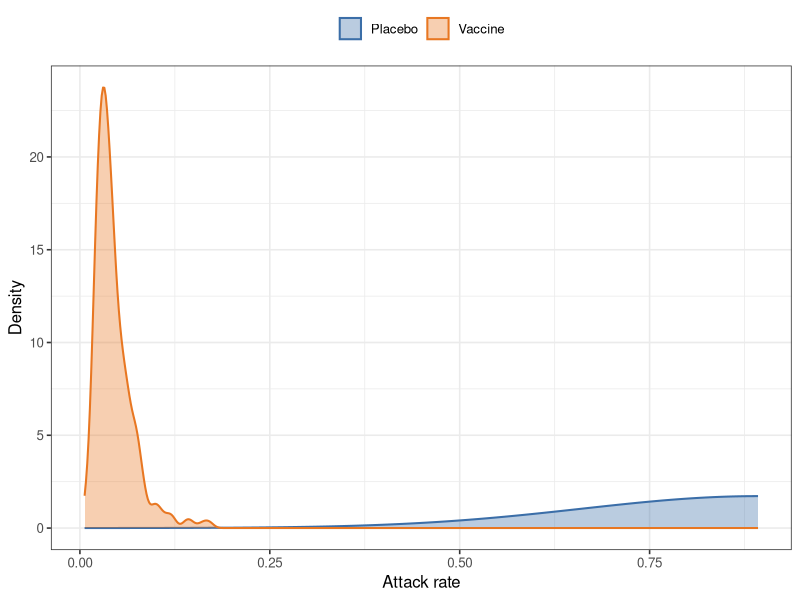
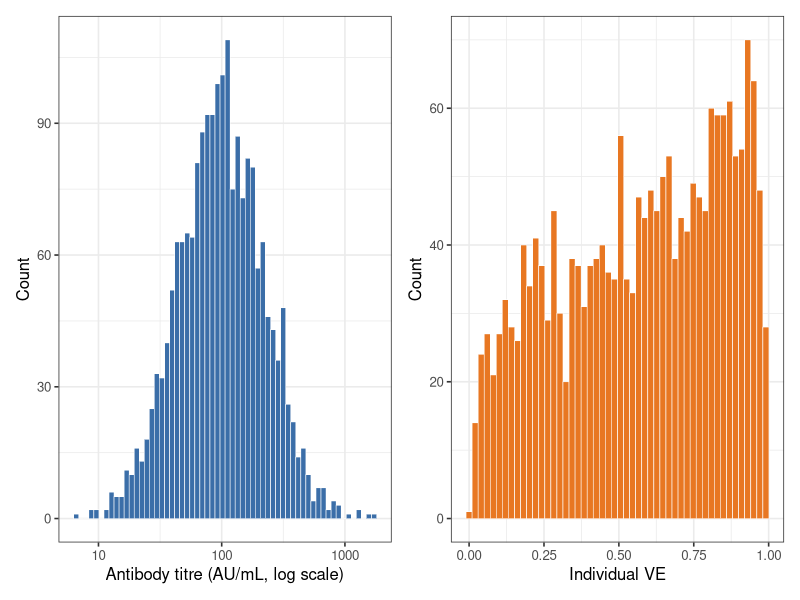

Here is the R script that generated these plots, in order:
## ---- chunk 1
library(deSolve)
library(ggplot2)
library(dplyr)
library(tidyr)
library(patchwork)
## ---- chunk 2
set.seed(42)
n <- 2000

# Titre distribution (log-normal)
mu_log <- log(100)
sigma_log <- 0.8
Ti <- rlnorm(n, meanlog = mu_log, sdlog = sigma_log)

# Hill model for VE
EC50 <- 80; k <- 2
VEi <- Ti^k / (Ti^k + EC50^k)

# SIR for each arm
sir_attack <- function(R0, VE_vec, N = 1000, I0 = 1, dt = 0.1, tmax = 200) {
  n_ind <- length(VE_vec)
  # Mean VE for the arm
  mean_beta_reduction <- mean(1 - VE_vec)
  S <- N - I0; I <- I0; R <- 0
  gamma <- 0.1
  beta0 <- R0 * gamma / N
  beta  <- beta0 * mean_beta_reduction
  t <- 0
  while (I > 0.5 && t < tmax) {
    dS <- -beta * S * I
    dI <-  beta * S * I - gamma * I
    dR <-  gamma * I
    S <- S + dS * dt
    I <- I + dI * dt
    R <- R + dR * dt
    t <- t + dt
  }
  R / N  # attack rate
}

# Bootstrap trial simulations
n_trials <- 500
R0 <- 2.5

# Vaccinated arm: random subset of virtual patients
vacc_ar <- replicate(n_trials, {
  idx <- sample(n, 200, replace = FALSE)
  sir_attack(R0, VEi[idx])
})

# Placebo arm: VE = 0
placebo_ar <- replicate(n_trials, {
  sir_attack(R0, rep(0, 200))
})

df_plot <- bind_rows(
  tibble(arm = "Vaccine", attack_rate = vacc_ar),
  tibble(arm = "Placebo", attack_rate = placebo_ar)
)

ggplot(df_plot, aes(x = attack_rate, fill = arm, colour = arm)) +
  geom_density(alpha = 0.35, linewidth = 0.7) +
  scale_fill_manual(values  = c("Vaccine" = "#E87722", "Placebo" = "#3B6EA8")) +
  scale_colour_manual(values = c("Vaccine" = "#E87722", "Placebo" = "#3B6EA8")) +
  labs(
    x = "Attack rate",
    y = "Density",
    fill = NULL, colour = NULL
  ) +
  theme_bw(base_size = 12) +
  theme(legend.position = "top")
## ---- chunk 3
df_ve <- tibble(titre = Ti, VE = VEi)

p1 <- ggplot(df_ve, aes(x = titre)) +
  geom_histogram(bins = 60, fill = "#3B6EA8", colour = "white", linewidth = 0.2) +
  scale_x_log10() +
  labs(x = "Antibody titre (AU/mL, log scale)", y = "Count") +
  theme_bw(base_size = 12)

p2 <- ggplot(df_ve, aes(x = VE)) +
  geom_histogram(bins = 50, fill = "#E87722", colour = "white", linewidth = 0.2) +
  labs(x = "Individual VE", y = "Count") +
  theme_bw(base_size = 12)

p1 + p2
## ---- chunk 4
sessionInfo()
